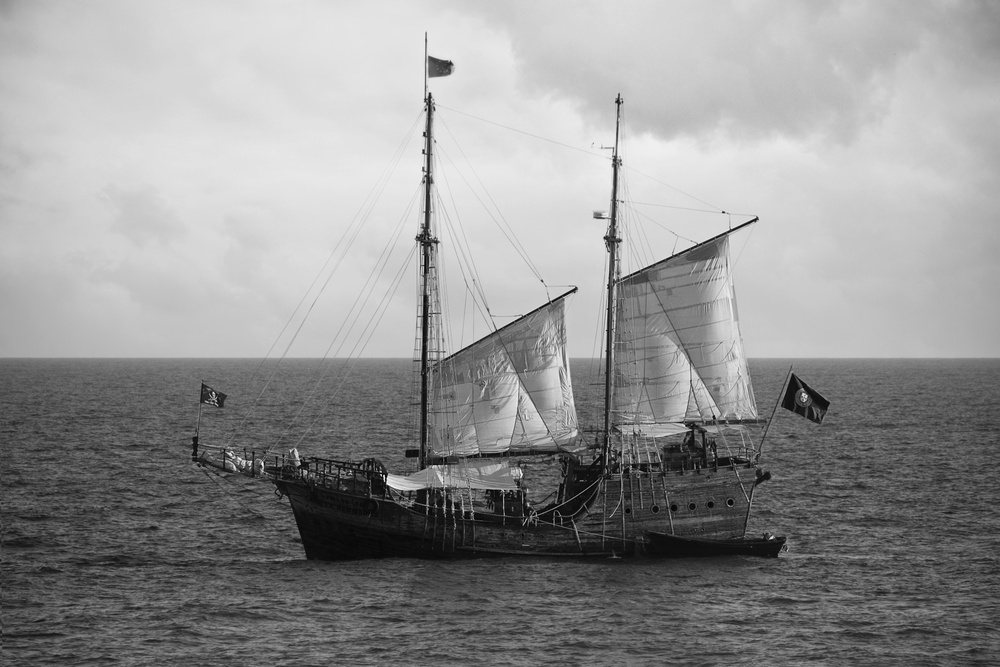
#> input picture 4106/1603073/boat.jpg, 1000 x 667 px, shrunk from 4272 x 2848 before the run
$ python image-compression.py
#> lines starting #> are read from the running program, lines starting #| are printed output that depends on the picture; long printed decimals are rounded
# -*- coding: utf-8 -*-
"""
Created on Tue Jun 29 18:33:39 2021

@author: anan_03066
"""

import matplotlib.pyplot as plt
import matplotlib.image as mpimg
import numpy as np


def entropy(D):
    marg = np.histogramdd(np.ravel(D), bins=256)[0]/D.size
    marg = list(filter(lambda p: p > 0, np.ravel(marg)))
    ntrpy = -np.sum(np.multiply(marg, np.log2(marg)))
    return ntrpy


def sptl2(D, c):
    const = 10
    [row, col] = np.shape(D)
    pred1 = np.zeros((row+1, col+1))
    pred11 = np.zeros((row+1, col+1))

    pred1[0, :] = const*np.ones((1, col+1))
    pred1[1:row+1, 0] = const

    pred1[1:row+1, 1:col+1] = D

    # locoi
    if c == 0:

        for i in range(1, row):
            for j in range(1, col):
                if pred1[i-1][j-1] >= max(pred1[i][j-1], pred1[i-1][j]):
                    pred11[i][j] = min(pred1[i][j-1], pred1[i-1][j])
                elif pred1[i-1][j-1] <= min(pred1[i][j-1], pred1[i-1][j]):
                    pred11[i][j] = max(pred1[i][j-1], pred1[i-1][j])
                else:
                    pred11[i][j] = pred1[i][j-1] + \
                        pred1[i-1][j] - pred1[i-1][j-1]
        pred11 = pred11[1:row, 1:col]
        pred11 = pred11.astype('int64')
        pred11 = pred11.astype('double')
        print("LOCO_I = ", end="")
        return pred11
    # (A+B)/2
    elif c == 1:
        for i in range(1, row):
            for j in range(1, col):
                pred11[i, j] = 0.5*(pred1[i, j-1]+pred1[i-1, j])
        print("(A+B)/2 = ", end="")
    # B
    elif c == 2:
        for i in range(1, row):
            for j in range(1, col):
                pred11[i][j] = pred1[i-1][j]
        print("B = ", end="")
    # C
    elif c == 2:
        for i in range(1, row):
            for j in range(1, col):
                pred11[i][j] = pred1[i-1][j-1]
        print("C = ", end="")
    # A
    elif c == 3:
        for i in range(1, row):
            for j in range(1, col):
                pred11[i][j] = pred1[i][j-1]
        print("A = ", end="")
    # A+B-C
    elif c == 4:
        for i in range(1, row):
            for j in range(1, col):
                pred11[i][j] = pred1[i][j-1] + pred1[i-1][j] - pred1[i-1][j-1]
        print("A+B-C = ", end="")
    # A+((B-C)/2)
    elif c == 5:
        for i in range(1, row):
            for j in range(1, col):
                pred11[i][j] = pred1[i][j-1] + \
                    (0.5 * (pred1[i-1][j] - pred1[i-1][j-1]))
        print("A+((B-C)/2) = ", end="")
    # B+((A-C)/2)
    else:
        for i in range(1, row):
            for j in range(1, col):
                pred11[i][j] = pred1[i-1][j] + \
                    (0.5 * (pred1[i][j-1] - pred1[i-1][j-1]))
        print("B+((A-C)/2) = ", end="")

    pred11 = pred11[1:row+1, 1:col+1]
    pred11 = D-np.fix(pred11)
    return pred11


img = mpimg.imread('boat.jpg')
#> img is the input picture: shape (667, 1000, 3); min 0, max 255, mean 147.4
img = img[:, :, 0]
#> img: shape (667, 1000)
print("original = ", entropy(img), "\n")
#> in entropy, `marg = np.histogramdd(np.ravel(D), bins=256)[0]/D.size`: marg = 256 values, max 0.0178 at index 214, min 0 at index 247, mean 0.00391
#> in entropy, `marg = list(filter(lambda p: p > 0, np.ravel(marg)))`: marg = 250 values, max 0.0178 at index 214, min 1.5e-06 at index 245, mean 0.004
#> in entropy, `ntrpy = -np.sum(np.multiply(marg, np.log2(marg)))`: ntrpy = 7.4
#| original =  7.397

for i in range(7):
    sptl = sptl2(img, i)
    print(entropy(sptl), "\n")
#> this loop made 7 passes
#> ntrpy in entropy on passes 1 to 7: 7.39, 4.06, 4.07, 3.6, 3.7, 3.76, 4.13
#| 7.387
#| 4.064
#| 4.075
#| 3.604
#| 3.702
#| 3.765
#| 4.130
#> pass 2, in sptl2 (call 2), `pred11 = D-np.fix(pred11)`:
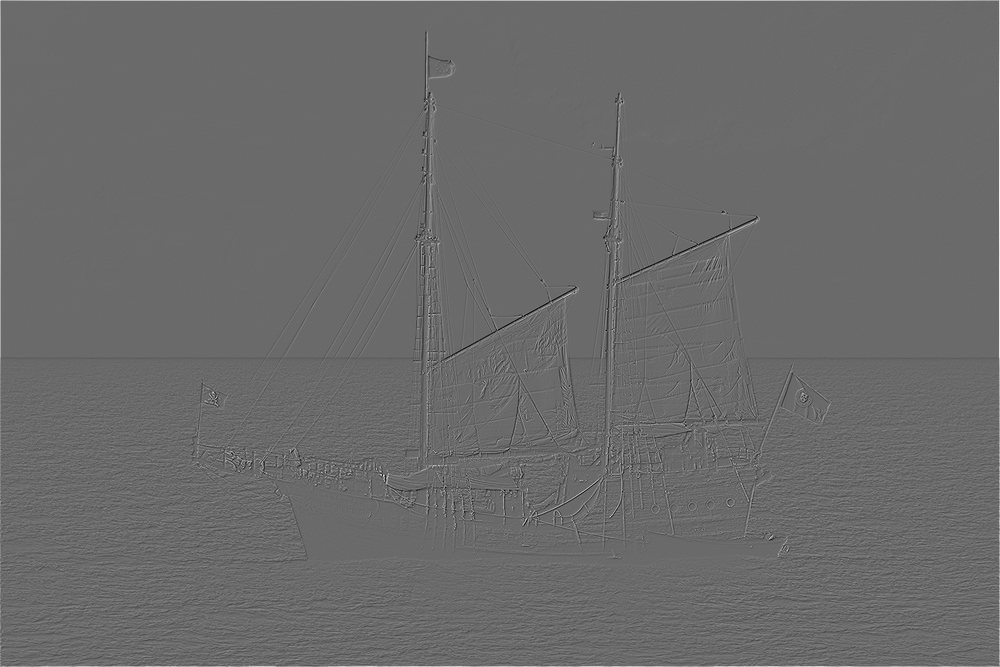
#> pred11: shape (667, 1000) float64; min -135, max 189, mean 0.6; drawn with min black and max white
